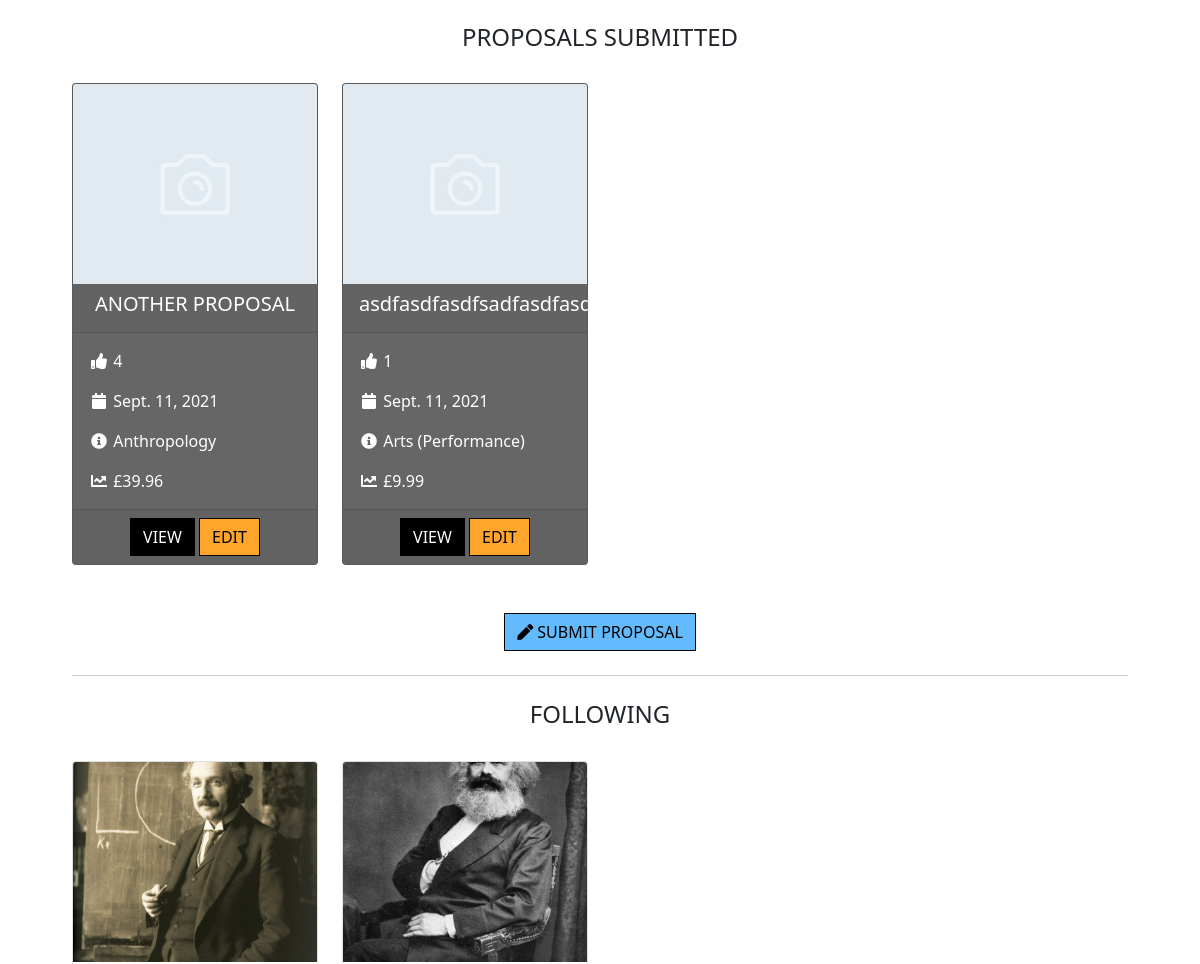
Before: /academics/8 (signed in, middle part) with the older database file.
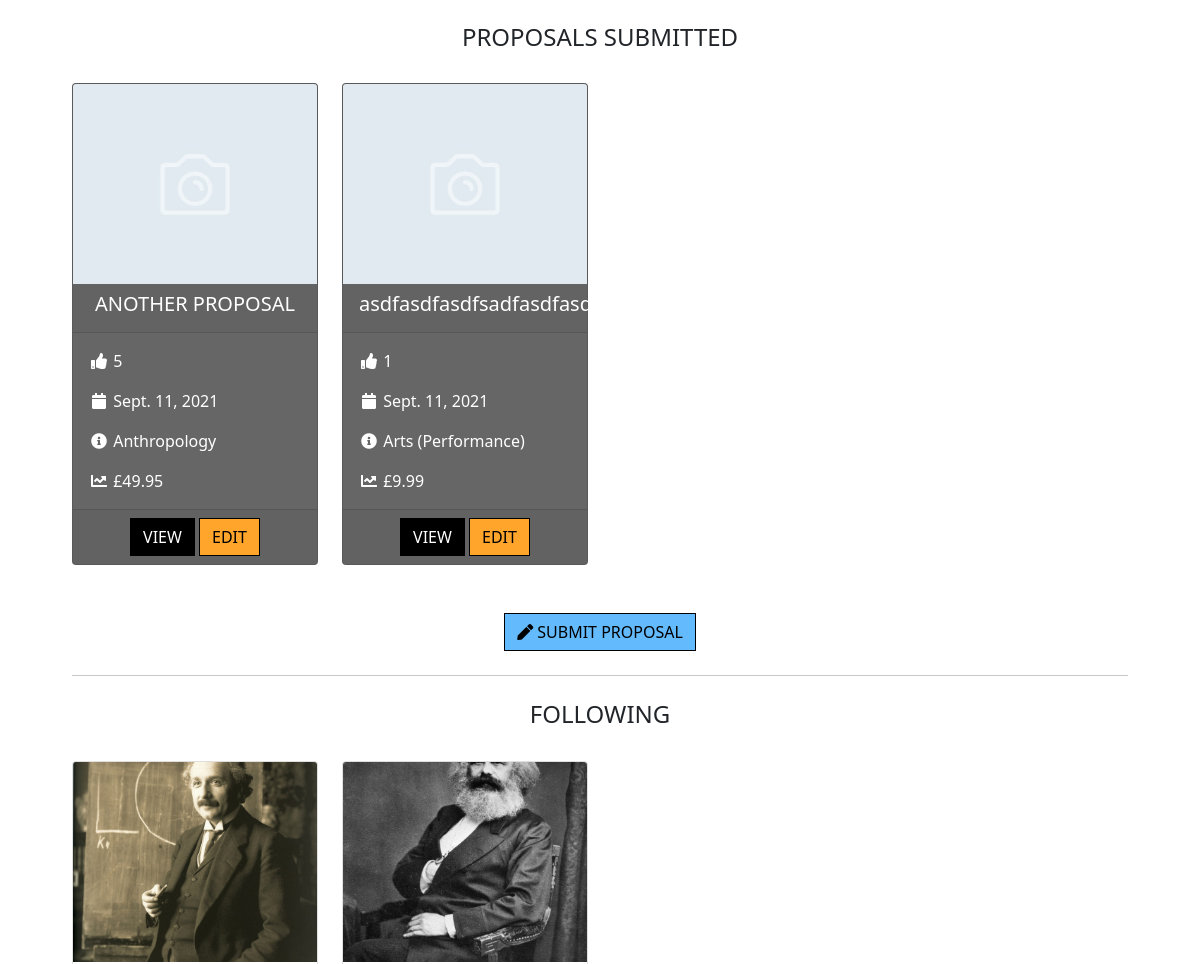
After: the same page with the newer database file.
### articles/models.py (models this page shows)
class Article(models.Model):
    proposal = models.BooleanField(default=False)
    title = models.CharField(max_length=200)
    authors = models.ManyToManyField(Academic)  # ['Einstein', 'Tesla', etc.]
    subjects = models.ManyToManyField(Subject)  # ['history', 'maths', etc.]
    article = models.FileField(upload_to='uploads/')  # Article itself
    date = models.DateField()
    summary = models.TextField()
    rating = models.DecimalField(max_digits=2, decimal_places=1,
                                 null=True, blank=True)
    price = models.DecimalField(max_digits=6, decimal_places=2)
    image = models.ImageField(default='noimage.jpeg', blank=True)
    stakers = models.DecimalField(max_digits=6, decimal_places=0, default=0,
                                  null=True, blank=True)
    class Meta:
        ordering = ['title']
    def __str__(self):
        return self.title

### academics/views.py (the view)
# urls.py: path('<int:academic_id>', views.academic_profile, name='academic_profile'),
def academic_profile(request, academic_id):
    academic = get_object_or_404(Academic, pk=academic_id)
    if request.method == 'POST':
        form = AcademicProfileForm(request.POST, request.FILES,
                                   instance=academic)
        if form.is_valid():
            form.save()
            messages.success(request, f'Profile updated, {academic.name}')
        else:
            messages.error(request, 'Profile not updated. Please check form!')
    else:
        form = AcademicProfileForm(instance=academic)
    followers = academic.academic_set.all()  # List of followers
    follower_count = followers.count()  # Number of followers
    orders = academic.orders.all()  # List of orders
    articles = academic.article_set.all()  # List of articles submitted
    template = 'academics/academic_profile.html'
    context = {
        'academic': academic,
        'form': form,
        'followers': followers,
        'follower_count': follower_count,
        'articles': articles,
        'orders': orders,
        'on_profile': True,  # To avoid showing shopping bag in success toast
    }
    return render(request, template, context)

### bag/contexts.py (called while the page is built, shortened)
def bag_contents(request):
    bag_articles = []
    bag_total = 0
    article_count = 0
    bag = request.session.get('bag', {})
    context = {
        'bag_articles': bag_articles,
        'bag_total': bag_total,
        'article_count': article_count,
    }
    return context

### academics/templates/academics/academic_profile.html (shortened to what this page needs)
{% extends "base.html" %}
{% load static %}
{% block content %}
    <div id="main-content" class="container">
        {% if user.username == academic.username %}
            {% include 'includes/proposals.html' %}
            {% include 'includes/following.html' %}
        {% endif %}
        </div>
    </div>
{% endblock %}

### academics/templates/includes/proposals.html (shortened to what this page needs)
{% load mathfilters %}
<div class="row">
    <h4 class="text-center mt-4">PROPOSALS SUBMITTED</h4>
</div>
<div class="row mt-4">
    {% if articles|length == 0 %}
        <h6 class="text-center my-4">No proposals submitted yet!</h6>
    {% else %}
        {% for article in articles %}
            {% if article.proposal is True %}
                <div class="col-sm-6 col-md-6 col-lg-4 col-xl-3 pb-5">
                    <div class="card h-100 proposal">
                        {% if article.image %}
                            <a class="article-img" href="{% url 'article_detail_profile' article.id %}">
                                <img class="card-img-top" src="{{ article.image.url }}"  alt="{{ article.name }}">
                            </a>
                        {% else %}
                            <a class="article-img" href="{% url 'article_detail_profile' article.id %}">
                                <img class="card-img-top" src="{{ MEDIA_URL }}noimage.png" alt="{{ article.name }}">
                            </a>
                        {% endif %}
                        <div class="card-header">
                            <h5 class="card-title text-center"><a href="{% url 'article_detail_profile' article.id %}">{{ article.title }}</a></h5>
                        </div>
                        <div class="card-body">
                            <p class="card-text"><i class="fas fa-thumbs-up fa-fw"></i>
                                {{ article.stakers }}
                            </p>
                            <p class="card-text"><i class="fas fa-calendar fa-fw"></i> {{ article.date }}</p>
                            <p>
                                {% for subject in article.subjects.all %}
                                    <a href="{% url 'articles' %}?subject={{ subject.subject_name }}" class="card-text text-capitalize"><i class="fas fa-info-circle fa-fw"></i> {{ subject.friendly_name }}</a>
                                {% endfor %}
                            </p>
                            <p class="card-text"><i class="fas fa-chart-line fa-fw"></i> £{{ article.price|mul:article.stakers }}</p>
                        </div>
                        <div class="card-footer text-center">
                            <a href="{% url 'article_detail_profile' article.id %}" class="btn btn-black">VIEW</a>
                            <a href="{% url 'edit_article' article.id %}" class="btn btn-orange">EDIT</a>
                        </div>
                    </div>
                </div>
            {% endif %}
        {% endfor %}
    {% endif %}
    <div class="text-center mb-4">
        <a class="btn btn-blue" href="{% url 'add_article' %}">
            <i class="fas fa-pen"></i>
            Submit Proposal
        </a>
    </div>
</div>

Changed rows visible on the page:
changed Article "ANOTHER PROPOSAL": stakers "4" → "5"; price|mul "39.96" → "49.95"
